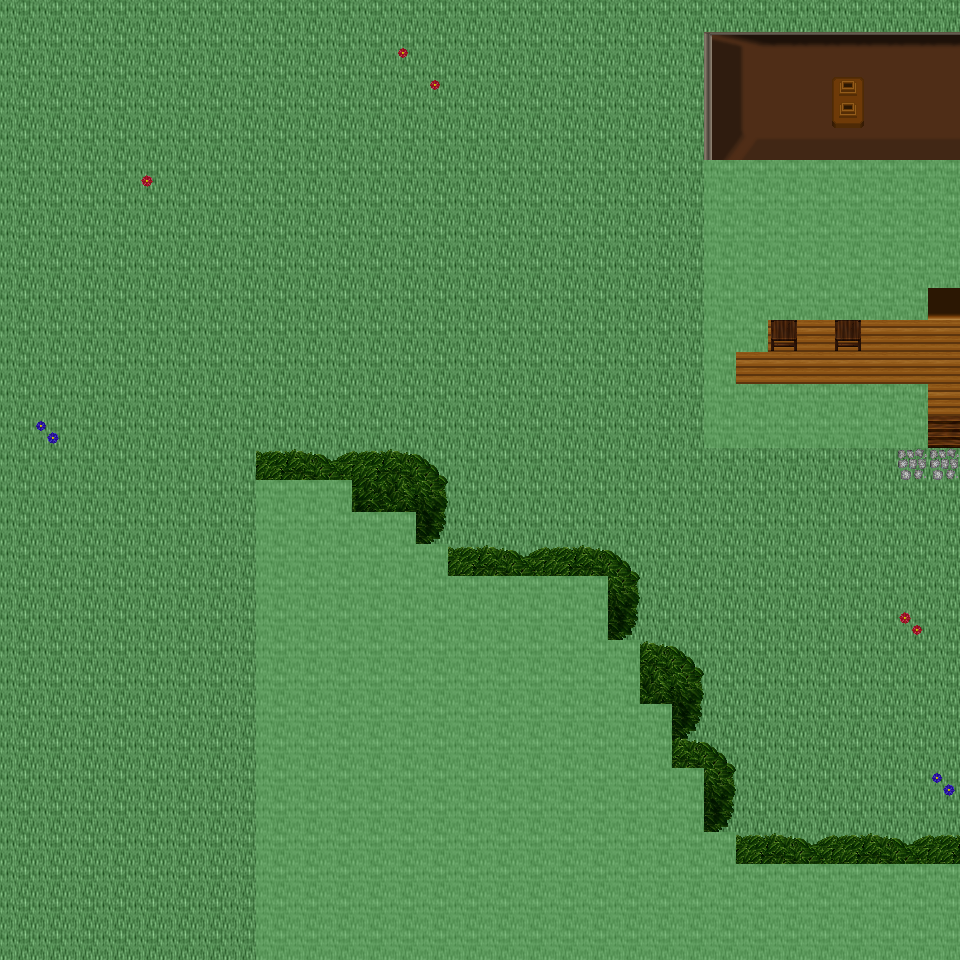

The image is a tile-based game level rendered from a .tmx file. Its description and source (layers, tilesets, objects; grid data summarised) follow:
An orthogonal 30x30 tile map with 32x32 px tiles, 6 tile layers (Ground, Object, Object2, Above, ...), 49 tilesets and 3 objects (3x mapExit).

<map version="1.0" orientation="orthogonal" renderorder="right-down" width="30" height="30" tilewidth="32" tileheight="32" nextobjectid="4">
  <tileset firstgid="1" name="tileset_ground_ground" tilewidth="32" tileheight="32" tilecount="33" columns="3">
    <image source="../drawable/tileset_ground_ground.png" width="96" height="352" />
  </tileset>
  <tileset firstgid="34" name="tileset_building_wall_old_wood" tilewidth="32" tileheight="32" tilecount="9" columns="3">
    <image source="../drawable/tileset_building_wall_old_wood.png" width="96" height="96" />
  </tileset>
  <tileset firstgid="43" name="tileset_building_fence_fence_wooden" tilewidth="32" tileheight="32" tilecount="12" columns="3">
    <image source="../drawable/tileset_building_fence_fence_wooden.png" width="96" height="128" />
  </tileset>
  <tileset firstgid="55" name="tileset_building_fence_fence_chunky" tilewidth="32" tileheight="32" tilecount="21" columns="3">
    <image source="../drawable/tileset_building_fence_fence_chunky.png" width="96" height="224" />
  </tileset>
  <tileset firstgid="76" name="tileset_plant_stump_stump_brown" tilewidth="32" tileheight="32" tilecount="4" columns="2">
    <image source="../drawable/tileset_plant_stump_stump_brown.png" width="64" height="64" />
  </tileset>
  <tileset firstgid="80" name="tileset_ground_earth_edges" tilewidth="32" tileheight="32" tilecount="18" columns="6">
    <image source="../drawable/tileset_ground_earth_edges.png" width="192" height="96" />
  </tileset>
  <tileset firstgid="98" name="tileset_ground_grass_corners" tilewidth="32" tileheight="32" tilecount="24" columns="6">
    <image source="../drawable/tileset_ground_grass_corners.png" width="192" height="128" />
  </tileset>
  <tileset firstgid="122" name="tileset_ground_grass_edges" tilewidth="32" tileheight="32" tilecount="36" columns="12">
    <image source="../drawable/tileset_ground_grass_edges.png" width="384" height="96" />
  </tileset>
  <tileset firstgid="158" name="tileset_plant_tree_apple_tree" tilewidth="32" tileheight="32" tilecount="9" columns="3">
    <image source="../drawable/tileset_plant_tree_apple_tree.png" width="96" height="96" />
  </tileset>
  <tileset firstgid="167" name="tileset_plant_tree_chestnut_tree" tilewidth="32" tileheight="32" tilecount="20" columns="4">
    <image source="../drawable/tileset_plant_tree_chestnut_tree.png" width="128" height="160" />
  </tileset>
  <tileset firstgid="187" name="tileset_plant_tree_crack_willow" tilewidth="32" tileheight="32" tilecount="20" columns="4">
    <image source="../drawable/tileset_plant_tree_crack_willow.png" width="128" height="160" />
  </tileset>
  <tileset firstgid="207" name="tileset_furniture_chair_bench_iron" tilewidth="32" tileheight="32" tilecount="4" columns="2">
    <image source="../drawable/tileset_furniture_chair_bench_iron.png" width="64" height="64" />
  </tileset>
  <tileset firstgid="211" name="tileset_furniture_chair_bench_iron_reverse" tilewidth="32" tileheight="32" tilecount="4" columns="2">
    <image source="../drawable/tileset_furniture_chair_bench_iron_reverse.png" width="64" height="64" />
  </tileset>
  <tileset firstgid="215" name="tileset_object_hay_cart" tilewidth="32" tileheight="32" tilecount="1" columns="1">
    <image source="../drawable/tileset_object_hay_cart.png" width="32" height="32" />
  </tileset>
  <tileset firstgid="216" name="tileset_building_wall_walls_siding" tilewidth="32" tileheight="32" tilecount="16" columns="4">
    <image source="../drawable/tileset_building_wall_walls_siding.png" width="128" height="128" />
  </tileset>
  <tileset firstgid="232" name="tileset_building_roof_brown" tilewidth="32" tileheight="32" tilecount="20" columns="5">
    <image source="../drawable/tileset_building_roof_brown.png" width="160" height="128" />
  </tileset>
  <tileset firstgid="252" name="tileset_building_door_door" tilewidth="32" tileheight="32" tilecount="6" columns="3">
    <image source="../drawable/tileset_building_door_door.png" width="96" height="64" />
  </tileset>
  <tileset firstgid="258" name="tileset_item_tools" tilewidth="32" tileheight="32" tilecount="9" columns="3">
    <image source="../drawable/tileset_item_tools.png" width="96" height="96" />
  </tileset>
  <tileset firstgid="267" name="tileset_ground_cobbled_paving" tilewidth="32" tileheight="32" tilecount="1" columns="1">
    <image source="../drawable/tileset_ground_cobbled_paving.png" width="32" height="32" />
  </tileset>
  <tileset firstgid="268" name="tileset_item_bazaar_produce" tilewidth="32" tileheight="32" tilecount="4" columns="2">
    <image source="../drawable/tileset_item_bazaar_produce.png" width="64" height="64" />
  </tileset>
  <tileset firstgid="272" name="tileset_item_sacks" tilewidth="32" tileheight="32" tilecount="2" columns="2">
    <image source="../drawable/tileset_item_sacks.png" width="64" height="32" />
  </tileset>
  <tileset firstgid="274" name="tileset_building_barnyard" tilewidth="32" tileheight="32" tilecount="200" columns="8">
    <image source="../drawable/tileset_building_barnyard.png" width="256" height="800" />
  </tileset>
  <tileset firstgid="474" name="tileset_plant_flower_planted_containers" tilewidth="32" tileheight="32" tilecount="16" columns="4">
    <image source="../drawable/tileset_plant_flower_planted_containers.png" width="128" height="128" />
  </tileset>
  <tileset firstgid="490" name="tileset_furniture_chair_wooden_rustic" tilewidth="32" tileheight="32" tilecount="8" columns="4">
    <image source="../drawable/tileset_furniture_chair_wooden_rustic.png" width="128" height="64" />
  </tileset>
  <tileset firstgid="498" name="tileset_furniture_table_brick_base" tilewidth="32" tileheight="32" tilecount="3" columns="3">
    <image source="../drawable/tileset_furniture_table_brick_base.png" width="96" height="32" />
  </tileset>
  <tileset firstgid="501" name="tileset_building_stairs_wooden_stairs" tilewidth="32" tileheight="32" tilecount="9" columns="3">
    <image source="../drawable/tileset_building_stairs_wooden_stairs.png" width="96" height="96" />
  </tileset>
  <tileset firstgid="510" name="tileset_plant_tree_maple_tree" tilewidth="32" tileheight="32" tilecount="72" columns="8">
    <image source="../drawable/tileset_plant_tree_maple_tree.png" width="256" height="288" />
  </tileset>
  <tileset firstgid="582" name="tileset_building_decoration_chimney_big" tilewidth="32" tileheight="32" tilecount="2" columns="1">
    <image source="../drawable/tileset_building_decoration_chimney_big.png" width="32" height="64" />
  </tileset>
  <tileset firstgid="584" name="tileset_logic_item_corn" tilewidth="32" tileheight="32" tilecount="5" columns="5">
    <image source="../drawable/tileset_logic_item_corn.png" width="160" height="32" />
  </tileset>
  <tileset firstgid="589" name="tileset_logic_collision" tilewidth="32" tileheight="32" tilecount="1" columns="1">
    <image source="../drawable/tileset_logic_collision.png" width="32" height="32" />
  </tileset>
  <tileset firstgid="590" name="tileset_plant_bush_bushes" tilewidth="32" tileheight="32" tilecount="10" columns="5">
    <image source="../drawable/tileset_plant_bush_bushes.png" width="160" height="64" />
  </tileset>
  <tileset firstgid="600" name="tileset_logic_item_vegetable" tilewidth="32" tileheight="32" tilecount="13" columns="13">
    <image source="../drawable/tileset_logic_item_vegetable.png" width="256" height="64" />
  </tileset>
  <tileset firstgid="613" name="tileset_plant_flower_daisy_blue" tilewidth="32" tileheight="32" tilecount="8" columns="2">
    <image source="../drawable/tileset_plant_flower_daisy_blue.png" width="64" height="128" />
  </tileset>
  <tileset firstgid="621" name="tileset_plant_flower_daisy_red" tilewidth="32" tileheight="32" tilecount="8" columns="2">
    <image source="../drawable/tileset_plant_flower_daisy_red.png" width="64" height="128" />
  </tileset>
  <tileset firstgid="629" name="tileset_plant_flower_daisy_white" tilewidth="32" tileheight="32" tilecount="8" columns="2">
    <image source="../drawable/tileset_plant_flower_daisy_white.png" width="64" height="128" />
  </tileset>
  <tileset firstgid="637" name="tileset_plant_flower_daisy_yellow" tilewidth="32" tileheight="32" tilecount="8" columns="2">
    <image source="../drawable/tileset_plant_flower_daisy_yellow.png" width="64" height="128" />
  </tileset>
  <tileset firstgid="645" name="tileset_plant_tree_tree_darkgreen" tilewidth="32" tileheight="32" tilecount="88" columns="8">
    <image source="../drawable/tileset_plant_tree_tree_darkgreen.png" width="256" height="352" />
  </tileset>
  <tileset firstgid="733" name="tileset_logic_creature_animal" tilewidth="32" tileheight="32" tilecount="32" columns="8">
    <image source="../drawable/tileset_logic_creature_animal.png" width="256" height="128" />
  </tileset>
  <tileset firstgid="765" name="tileset_logic_creature_rodent" tilewidth="32" tileheight="32" tilecount="8" columns="8">
    <image source="../drawable/tileset_logic_creature_rodent.png" width="256" height="32" />
  </tileset>
  <tileset firstgid="773" name="tileset_logic_creature_farm_animal" tilewidth="32" tileheight="32" tilecount="12" columns="12">
    <image source="../drawable/tileset_logic_creature_farm_animal.png" width="256" height="64" />
  </tileset>
  <tileset firstgid="785" name="tileset_ground_green_paving" tilewidth="32" tileheight="32" tilecount="18" columns="3">
    <image source="../drawable/tileset_ground_green_paving.png" width="96" height="192" />
  </tileset>
  <tileset firstgid="803" name="tileset_logic_protection" tilewidth="32" tileheight="32" tilecount="2" columns="2">
    <image source="../drawable/tileset_logic_protection.png" width="64" height="32" />
  </tileset>
  <tileset firstgid="805" name="tileset_item_hen_nest" tilewidth="32" tileheight="32" tilecount="1" columns="1">
    <image source="../drawable/tileset_item_hen_nest.png" width="32" height="32" />
  </tileset>
  <tileset firstgid="806" name="tileset_logic_item_dairy" tilewidth="32" tileheight="32" tilecount="1" columns="1">
    <image source="../drawable/tileset_logic_item_dairy.png" width="32" height="32" />
  </tileset>
  <tileset firstgid="807" name="tileset_light_door_light_ew" tilewidth="32" tileheight="32" tilecount="18" columns="6">
    <image source="../drawable/tileset_light_door_light_ew.png" width="192" height="96" />
  </tileset>
  <tileset firstgid="825" name="tileset_light_door_light" tilewidth="32" tileheight="32" tilecount="12" columns="3">
    <image source="../drawable/tileset_light_door_light.png" width="96" height="128" />
  </tileset>
  <tileset firstgid="837" name="tileset_item_firewood" tilewidth="32" tileheight="32" tilecount="12" columns="3">
    <image source="../drawable/tileset_item_firewood.png" width="96" height="128" />
  </tileset>
  <tileset firstgid="849" name="tileset_furniture_sink_manger" tilewidth="32" tileheight="32" tilecount="18" columns="6">
    <image source="../drawable/tileset_furniture_sink_manger.png" width="192" height="96" />
  </tileset>
  <tileset firstgid="867" name="tileset_logic_creature_fowl" tilewidth="32" tileheight="32" tilecount="6" columns="6">
    <image source="../drawable/tileset_logic_creature_fowl.png" width="192" height="32" />
  </tileset>
  <layer name="Ground" width="30" height="30">
    <data>[900 cells, 900 non-empty, 2 distinct tile ids]</data>
  </layer>
  <layer name="Object" width="30" height="30">
    <data>[900 cells, 135 non-empty, 21 distinct tile ids]</data>
  </layer>
  <layer name="Object2" width="30" height="30">
    <data>[900 cells, 20 non-empty, 9 distinct tile ids]</data>
  </layer>
  <layer name="Above" width="30" height="30">
    <data>[900 cells, 277 non-empty, 29 distinct tile ids]</data>
  </layer>
  <layer name="Above2" width="30" height="30">
    <data>[900 cells, 4 non-empty, 4 distinct tile ids]</data>
  </layer>
  <layer name="Walkable" width="30" height="30">
    <data>[900 cells, 251 non-empty, 1 distinct tile ids]</data>
  </layer>
  <objectgroup name="MapEvents">
    <object id="1" name="north" type="mapExit" x="0" y="0" width="960" height="32">
      <properties>
        <property name="map" value="level_0_x157_y44" />
        <property name="x" value="0" />
        <property name="y" value="28" />
      </properties>
    </object>
    <object id="2" name="south" type="mapExit" x="0" y="928" width="256" height="32">
      <properties>
        <property name="map" value="level_0_x157_y46" />
        <property name="x" value="0" />
        <property name="y" value="1" />
      </properties>
    </object>
    <object id="3" name="west" type="mapExit" x="0" y="0" width="32" height="960">
      <properties>
        <property name="map" value="level_0_x156_y45" />
        <property name="x" value="28" />
        <property name="y" value="0" />
      </properties>
    </object>
  </objectgroup>
</map>
